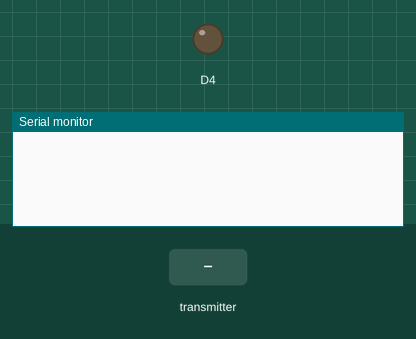
This sketch was run on a simulated ESP8266 (NodeMCU). Parts: output pins drawn as LEDs (lit = HIGH), the last lines printed to the serial monitor. Inputs (shaded band) come from the test bench. Storage starts empty.

Above: at 4.2 s.
4.3 s: the transmitter starts sending APshared = 1
At 4.6 s:
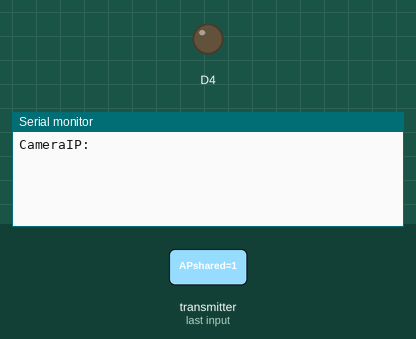
5.8 s: the transmitter starts sending validation = 0
At 6.13 s:
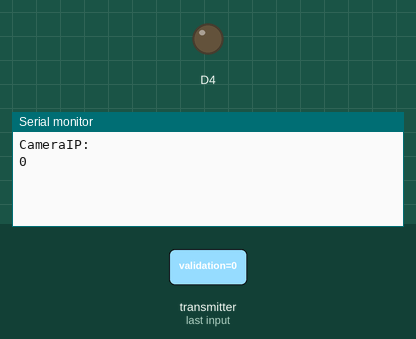

Measured:
- after the input at 4.3 s, the serial monitor: prints a new line at once (image 1)
- after the input at 5.8 s, the serial monitor: prints a new line at once (image 2)

The sketch:

ESPNOW_Communication.ino
```cpp
#include <ESP8266WiFi.h>
#include <espnow.h>
#include "FS.h"

int count;
String lastIP;

// Structure example to receive data
// Must match the sender structure
typedef struct struct_message {
    char IP[24];
    //int b;
    bool APshared;
    bool IPtransmission;
    char connected_to[64];
    char validation[16];

} struct_message;

// Create a struct_message called myData
struct_message myData;

//constexpr char WIFI_SSID[] = "September";

int32_t channel;

IPAddress ap_addr(192, 168, 10, 1);
IPAddress gateway;
IPAddress subnet(255, 255, 255, 0);

int32_t getWiFiChannel(const char *ssid) {
  if (int32_t n = WiFi.scanNetworks()) {
      for (uint8_t i=0; i<n; i++) {
          if (!strcmp(ssid, WiFi.SSID(i).c_str())) {
              return WiFi.channel(i);
          }
      }
  }
  return 0;
}

// Callback function that will be executed when data is received
void OnDataRecv(uint8_t * mac, uint8_t *incomingData, uint8_t len) {
  memcpy(&myData, incomingData, sizeof(myData));
  // Serial.print("Bytes received: ");
  // Serial.println(len);

  //Serial.println(myData.validation);

  if (count % 10 == 0) {

 // if (myData.IPtransmission)
  //{
      Serial.print("CameraIP:");
  //}
    Serial.print(myData.IP);
    Serial.print('\n');

    count -= (count - 1);
  }
  else {

    Serial.print(myData.validation);
    Serial.print('\n');
  }

/*
   if (myData.IPtransmission) {
    writeFile(SPIFFS, "/lastIP.txt", myData.IP);
    delay(1000);
  }
*/
  if (!(myData.APshared)) {

    const char *SSID = myData.connected_to;
    delay(1000);
    writeFile(SPIFFS, "/SSID.txt", SSID);
    delay(500);

    WiFi.softAPdisconnect();
    ESP.restart();
  }
  count++;
  //Serial.print("Count value: ");
  //Serial.println(count);
}

void initFS() {
  SPIFFS.begin();
  /* if (SPIFFS.begin()) {
    Serial.println("File system mounted with success");
  } else {
    Serial.println("Error mounting the file system");
    return;
  } */
}

void writeFile(fs::FS &fs, const char * path, const char * message){
  //Serial.printf("Writing file: %s\r\n", path);

  File file = fs.open(path, "w");
 /* if(!file){
    Serial.println("- failed to open file for writing");
    return;
  } */
  if(file.print(message)){
  /*  Serial.println("- file written");
  } else {
    Serial.println("- write failed");*/
  }
}

// Read File from SPIFFS or the file system
String readFile(fs::FS &fs, const char * path){
 // Serial.printf("Reading file: %s\r\n", path);

  //File file = SPIFFS.open(path, "r");
  File file = fs.open(path, "r");
/*  if(!file || file.isDirectory()){
    Serial.println("- failed to open file for reading");
    //return String();
  }
*/
  String fileContent;
  while(file.available()){
    fileContent = file.readStringUntil('\n');
    break;
    //Serial.write(file.read());
///    Serial.println(fileContent);
  }
  file.close();
  //return String(file.read());
  fileContent.trim();
  return fileContent;
}

void setup() {
  // Initialize Serial Monitor
  Serial.begin(9600);
  pinMode(D4, OUTPUT);
  initFS();
  count = 10;

  // Set device as a Wi-Fi Station
  WiFi.mode(WIFI_AP_STA);
  WiFi.softAPConfig(ap_addr, gateway, subnet);

  String SSID = readFile(SPIFFS, "/SSID.txt");
  //Serial.println(SSID);

  if (SSID.length() > 0) {

    delay(8000);
    channel = getWiFiChannel(SSID.c_str());
    //Serial.println(channel);
    delay(2000);
    WiFi.softAP("RVM WiFi Module", NULL, channel);
  }
  else
  {
    WiFi.softAP("RVM WiFi Module", NULL);
    delay(3000);
  }

  //Serial.println(WiFi.softAPIP());

  // Set device as a Wi-Fi Station

  //  Serial.println("Setting as a Wi-Fi Station..");


  // Serial.print("Station IP Address: ");
  //Serial.println(WiFi.localIP());
  //Serial.print("Wi-Fi Channel: ");
  //Serial.println(WiFi.channel());

  // Init ESP-NOW
  if (esp_now_init() != 0) {
    // Serial.println("Error initializing ESP-NOW");
    return;
  }

  // Once ESPNow is successfully Init, we will register for recv CB to
  // get recv packer info
  esp_now_set_self_role(ESP_NOW_ROLE_SLAVE);
  esp_now_register_recv_cb(OnDataRecv);
}

void loop() {
  //client.loop();
} 
```
